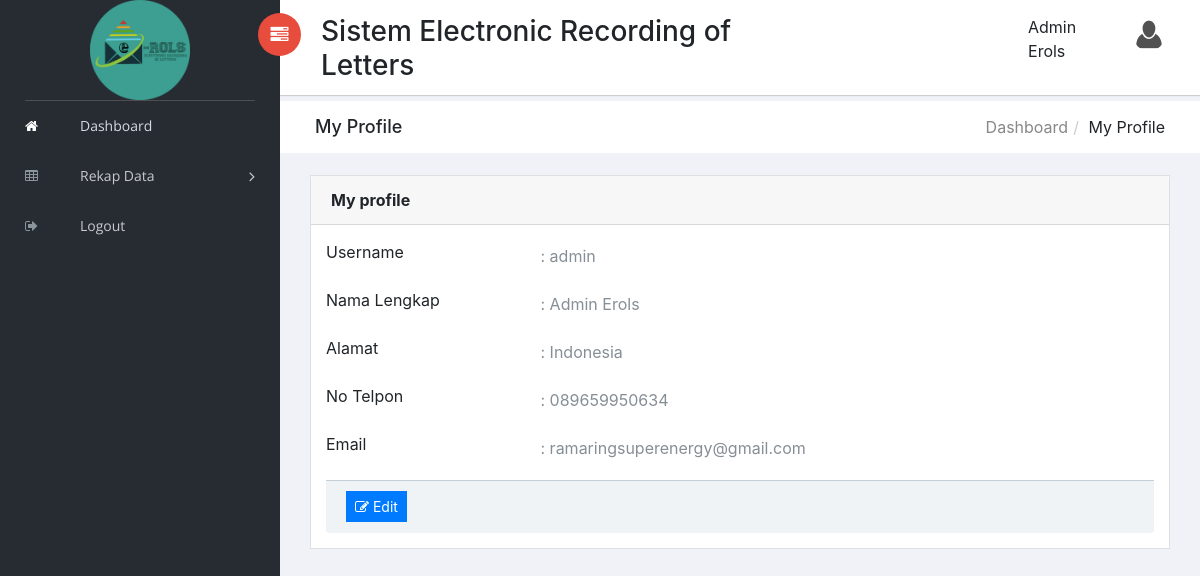
Page /user/index.php?page=user-profile (signed in) on the committed database.
### tables this page shows
CREATE TABLE IF NOT EXISTS `pengguna` (
  `username` varchar(250) NOT NULL,
  `password` varchar(250) NOT NULL,
  `nama` varchar(250) NOT NULL,
  `id_role` int(3) NOT NULL,
  `alamat` text NOT NULL,
  `no_hp` varchar(20) NOT NULL,
  `email` varchar(250) NOT NULL,
  PRIMARY KEY (`username`)
);

### user/profile/user-profile.php (the view)
<div class="breadcrumbs">
            <div class="col-sm-4">
                <div class="page-header float-left">
                    <div class="page-title">
                        <h1>My Profile</h1>
                    </div>
                </div>
            </div>
            <div class="col-sm-8">
                <div class="page-header float-right">
                    <div class="page-title">
                        <ol class="breadcrumb text-right">
                            <li><a href="index.php?page=home">Dashboard</a></li>
                            <li class="active">My Profile</li>
                        </ol>
                    </div>
                </div>
            </div>
        </div>
        <div class="content mt-3">
<?php
include "../koneksi.php";
$username = $_SESSION['username'];
$sql = "SELECT * FROM pengguna WHERE username= '$username'";
$q = mysqli_query($db,$sql);
$row = mysqli_fetch_array($q,MYSQLI_ASSOC);
?>
    <div class="col-lg-12">
    <div class="card">
        <div class="card-header">
            <strong>My profile</strong>
        </div>
    <div class="card-body card-block">
                          <div class="row form-group">
                            <div class="col col-md-3"><label for="text-input" class=" form-control-label">Username</label></div>
                            <div class="col-12 col-md-5"><medium class="form-text text-muted">: <?php echo $row['username']; ?></medium></div>
                          </div>
                          <div class="row form-group">
                            <div class="col col-md-3"><label for="text-input" class=" form-control-label">Nama Lengkap</label></div>
                            <div class="col-12 col-md-5"><medium class="form-text text-muted">: <?php echo $row['nama']; ?></medium></div>
                          </div>
                          <div class="row form-group">
                            <div class="col col-md-3"><label for="text-input" class=" form-control-label">Alamat</label></div>
                            <div class="col-12 col-md-5"><medium class="form-text text-muted">: <?php echo $row['alamat']; ?></medium></div>
                          </div>
                          <div class="row form-group">
                            <div class="col col-md-3"><label class=" form-control-label">No Telpon</label></div>
                            <div class="col-12 col-md-5"><medium class="form-text text-muted">: <?php echo $row['no_hp']; ?></medium></div>
                          </div>
                          <div class="row form-group">
                            <div class="col col-md-3"><label for="text-input" class=" form-control-label">Email</label></div>
                            <div class="col-12 col-md-5"><medium class="form-text text-muted">: <?php echo $row['email']; ?></medium></div>
                          </div>
    <form action="index.php?page=user-edit" method="post" enctype="multipart/form-data" class="form-horizontal">
    <div class="card-footer">
        <button type="submit" class="btn btn-primary btn-sm" href= >
            <i class="fa fa-edit"></i> Edit
        </button>
    </div>
    </form>

### user/assets/scss/style.css (style rules this page uses)
body { background: #f1f2f7; display: table; font-family: 'Open Sans' sans-serif !important; font-size: 16px; width: 100%; }
div[class*="col-"] { float: left; }
a, button { text-decoration: none; outline: none !important; color: #878787; -webkit-transition: all 0.25s ease; -moz-transition: all 0.25s ease; -ms-transition: all 0.25s ease; -o-transition: all 0.25s ease; transition: all 0.25s ease; }
h1, h2, h3, h4, h5, h6 { margin: 0; }
ul, ol { padding-left: 0; }
.btn, button, input, textarea { box-shadow: none; outline: 0 !important; }
.right-panel .breadcrumbs { background-color: #fff; display: inline-block; margin-top: 0; padding: 0 5px; width: 100%; }
.right-panel .page-header { min-height: 50px; margin: 0px; padding: 0px 15px; background: #ffffff; border-bottom: 0px; }
.right-panel .page-header h1 { font-size: 18px; padding: 15px 0; }
.right-panel .page-header .breadcrumb { margin: 0px; padding: 13.5px 0; background: #fff; text-transform: capitalize; }
.right-panel .page-header .breadcrumb > li + li:before { padding: 0 5px; color: #ccc; content: "/\00a0"; }
.content { float: left; padding: 0 20px; width: 100%; }
.card { margin-bottom: 1.5rem; border-radius: 0; }
.card .card-footer { padding: 0.65rem 1.25rem; background-color: #f0f3f5; border-top: 1px solid #c2cfd6; }
.breadcrumbs { margin-top: 0; }
.btn, .button { display: inline-block; font-weight: 400; text-align: center; white-space: nowrap; vertical-align: middle; transition: all .15s ease-in-out; border-radius: 0; cursor: pointer; }
@media (max-width: 1368px) { .content { padding: 0 15px; } }
@media (max-width: 1368px) { .card-body { padding: 15px; } }

### rows in the picture
pengguna: username "admin", nama "Admin Erols", alamat "Indonesia", no_hp "089659950634", email "ramaringsuperenergy@gmail.com"

### other values in the picture
$_SESSION['nama'] "Admin Erols"
